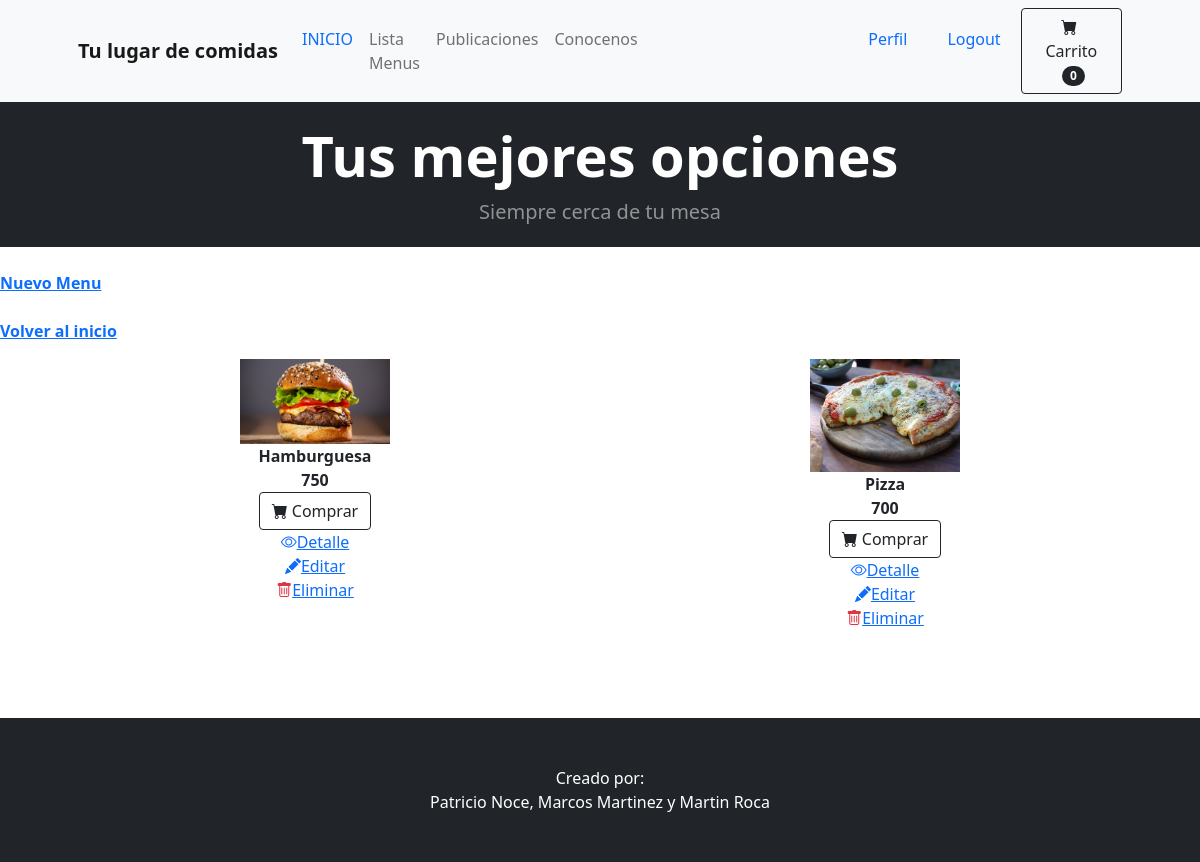
Screenshot of /panel-menu/ (signed in) with the database file from the repository.
### nmr_food/models.py (models this page shows)
class Menu(models.Model):
    comida = models.CharField(max_length=20)
    precio = models.IntegerField()
    descripcion = models.CharField(max_length=250, default='sin descripcion')
    image = models.ImageField(upload_to="menus", null=True, blank=True)

### nmr_food/views.py (the view)
# urls.py: path('panel-menu/', ListMenu.as_view(), name="menu-list"),
class ListMenu(ListView):
  model = Menu

### nmr_food/templates/nmr_food/menu_list.html (shortened to what this page needs)
{% extends 'nmr_food/index.html' %}
{% block content %}
<header class="bg-dark py-3">
<div class="container px-2 px-lg-4 my-1">
    <div class="text-center text-white">
        <h1 class="display-4 fw-bolder">Tus mejores opciones</h1>
        <p class="lead fw-normal text-white-50 mb-0">Siempre cerca de tu mesa</p>
    </div>
</div>
</header>
<br>
<a href="{% url 'menu-create' %}"><strong> Nuevo Menu </strong></a>
<br>
<br>
<a href="{% url 'home' %}"><strong> Volver al inicio </strong></a>
<div class="container text-center">
    <div class="row">
            {% for menu in object_list %}
            <div class="col-sm-6 align-items-center">
                <div class="card-body">
                <img src="{{ menu.image.url }}" class="" width="150px">
                <br><strong>{{menu.comida}} <br>{{menu.precio}}</strong>
                <br><button class="btn btn-outline-dark flex-shrink-0" type="button"><i class="bi-cart-fill me-1"></i>Comprar</button>
                <br><a href="{% url 'menu-detail' menu.id  %}"><i class="bi bi-eye"></i>Detalle</a>
                <br><a href="{% url 'menu-update' menu.id  %}"><i class="bi bi-pencil-fill"></i>Editar</a>
                <br><a href="{% url 'menu-delete' menu.id  %}"><i class="bi bi-trash text-danger"></i>Eliminar</a>
                <br>
                <br>
                <br>
                <br>
                </div>
            </div>
            {% endfor %}
    </div>
</div>
{% endblock %}

### rows the page displays
Menu: image (picture), comida "Hamburguesa", precio "750"
Menu: image (picture), comida "Pizza", precio "700"
